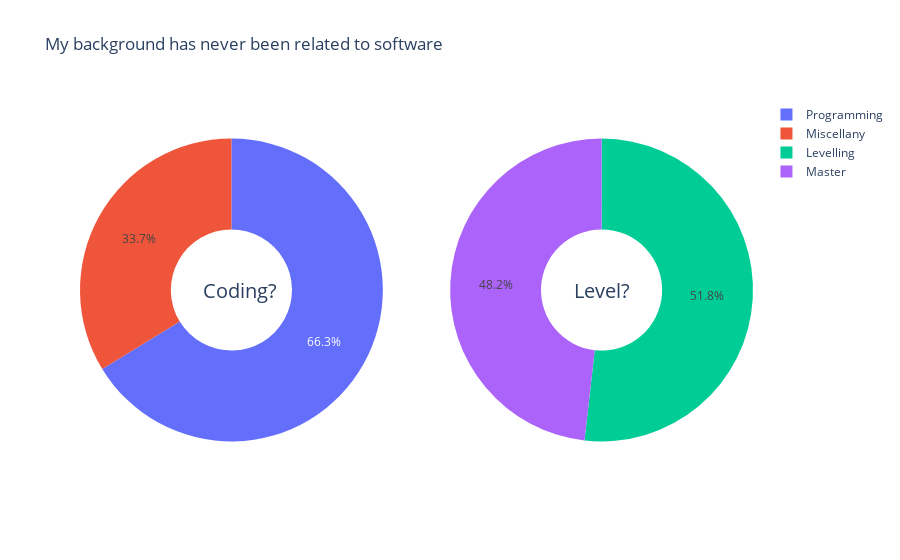

The cell this chart's notebook holds for it:
### Code cell
# Plot two donnut graphs
fig = make_subplots(rows=1, cols=2, specs=[[{'type':'domain'},
                                            {'type':'domain'}]])
fig.add_trace(go.Pie(labels=df.Category, values=df[' Duration'].values,
                     name="About coding"),
              1, 1)
fig.add_trace(go.Pie(labels=df.Type, values=df[' Duration'].values,
                     name="About level"),
              1, 2)

fig.update_traces(hole=.4, hoverinfo="label+percent+name")

fig.update_layout(
    title_text="My background has never been related to software",
    # Add annotations in the center of the donut pies.
    annotations=[dict(text='Coding?',
                      x=0.18, y=0.5, font_size=20, showarrow=False),
                 dict(text='Level?',
                      x=0.82, y=0.5, font_size=20, showarrow=False)])
fig.show()

### Figure 1 — Plotly figure (JSON) as saved in the notebook; plotly's stock layout.template omitted (floating-point values rounded to 4 significant figures)
{"data": [{"domain": {"x": [0, 0.45], "y": [0, 1]}, "hole": 0.4, "hoverinfo": "label+percent+name", "labels": ["Programming", "Programming", "Miscellany", "Programming", "Programming", "Miscellany", "Miscellany", "Miscellany", "Programming", "Miscellany", "Programming", "Programming", "Programming", "Programming", "Miscellany", "Miscellany"], "name": "About coding", "type": "pie", "values": [4380, 7800, 3720, 7800, 7320, 7680, 5160, 2820, 4860, 2940, 5760, 7800, 5400, 7440, 4560, 2940]}, {"domain": {"x": [0.55, 1], "y": [0, 1]}, "hole": 0.4, "hoverinfo": "label+percent+name", "labels": ["Levelling", "Master", "Master", "Master", "Levelling", "Levelling", "Master", "Master", "Levelling", "Levelling", "Levelling", "Master", "Levelling", "Levelling", "Master", "Master"], "name": "About level", "type": "pie", "values": [4380, 7800, 3720, 7800, 7320, 7680, 5160, 2820, 4860, 2940, 5760, 7800, 5400, 7440, 4560, 2940]}], "layout": {"annotations": [{"font": {"size": 20}, "showarrow": false, "text": "Coding?", "x": 0.18, "y": 0.5}, {"font": {"size": 20}, "showarrow": false, "text": "Level?", "x": 0.82, "y": 0.5}], "title": {"text": "My background has never been related to software"}}}
